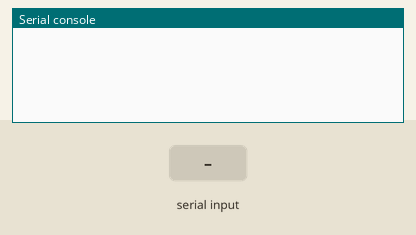
The program below on a simulated Raspberry Pi Pico running MicroPython. On the bench: the last lines printed to the serial console. Inputs (shaded band) come from the test bench.

Above: at 1.2 s.
1.3 s: "press\n" received over the second serial link
At 1.8 s:
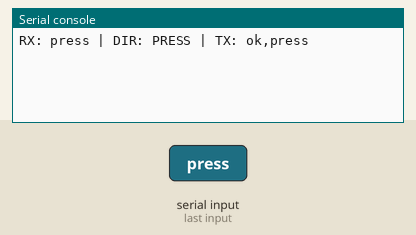
2.8 s: "pressed\n" received over the second serial link
At 4.0 s:
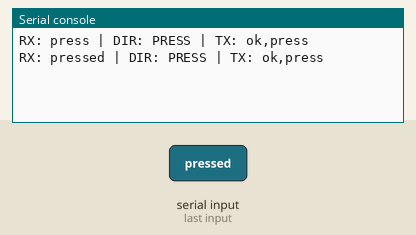
4.3 s: "xy\n" received over the second serial link
At 5.3 s:
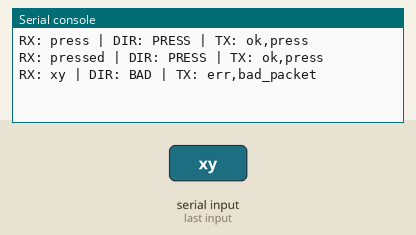
5.8 s: "1\n" received over the second serial link
At 6.4 s:
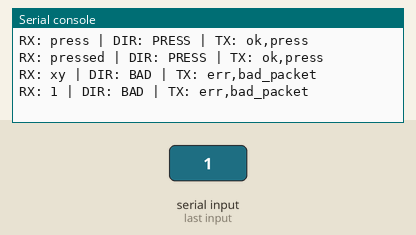

Measured:
- after the input at 1.3 s, the serial console: prints a new line at once (image 1)
- after the input at 2.8 s, the serial console: prints a new line at once (image 2)
- after the input at 4.3 s, the serial console: prints a new line at once (image 3)
- after the input at 5.8 s, the serial console: prints a new line at once (image 4)

The program:

slave_hc05.py
```python
from machine import Pin, UART
import utime
import time

# Slave Pico -> HC-05 on UART1 (change pins if needed)
uart = UART(1, baudrate=9600, tx=Pin(8), rx=Pin(9))

LOW_EDGE = 600
HIGH_EDGE = 60000


def send_at(command):
    """Optional AT helper for configuring HC-05 as slave."""
    uart.write(command + "\r\n")
    time.sleep(0.1)
    if uart.any():
        try:
            print(uart.read().decode("utf-8"))
        except Exception:
            pass


def parse_message(msg):
    if msg in ("press", "pressed"):
        return "press", None, None

    parts = msg.split(",")
    if len(parts) == 2 and all(p.strip().isdigit() for p in parts):
        x_val, y_val = map(int, parts)
        return "xy", x_val, y_val

    return "bad", None, None


def decode_direction(x_val, y_val):
    x_dir = "L" if x_val <= LOW_EDGE else ("R" if x_val >= HIGH_EDGE else "")
    y_dir = "U" if y_val <= LOW_EDGE else ("D" if y_val >= HIGH_EDGE else "")
    if x_dir and y_dir:
        return "{}+{}".format(x_dir, y_dir)
    return x_dir or y_dir or "C"


def send_line(payload):
    uart.write(payload + "\n")


while True:
    if uart.any():
        data = uart.readline()
        if data:
            try:
                incoming = data.decode("utf-8").strip()
            except Exception:
                incoming = ""

            if not incoming:
                utime.sleep_ms(10)
                continue

            msg_type, x_val, y_val = parse_message(incoming)

            if msg_type == "press":
                reply = "ok,press"
                direction = "PRESS"
            elif msg_type == "xy":
                direction = decode_direction(x_val, y_val)
                reply = "ok,{},{}".format(x_val, y_val)
            else:
                direction = "BAD"
                reply = "err,bad_packet"

            send_line(reply)
            print(
                "RX:", incoming,
                "| DIR:", direction,
                "| TX:", reply
            )

    utime.sleep_ms(10)
```
